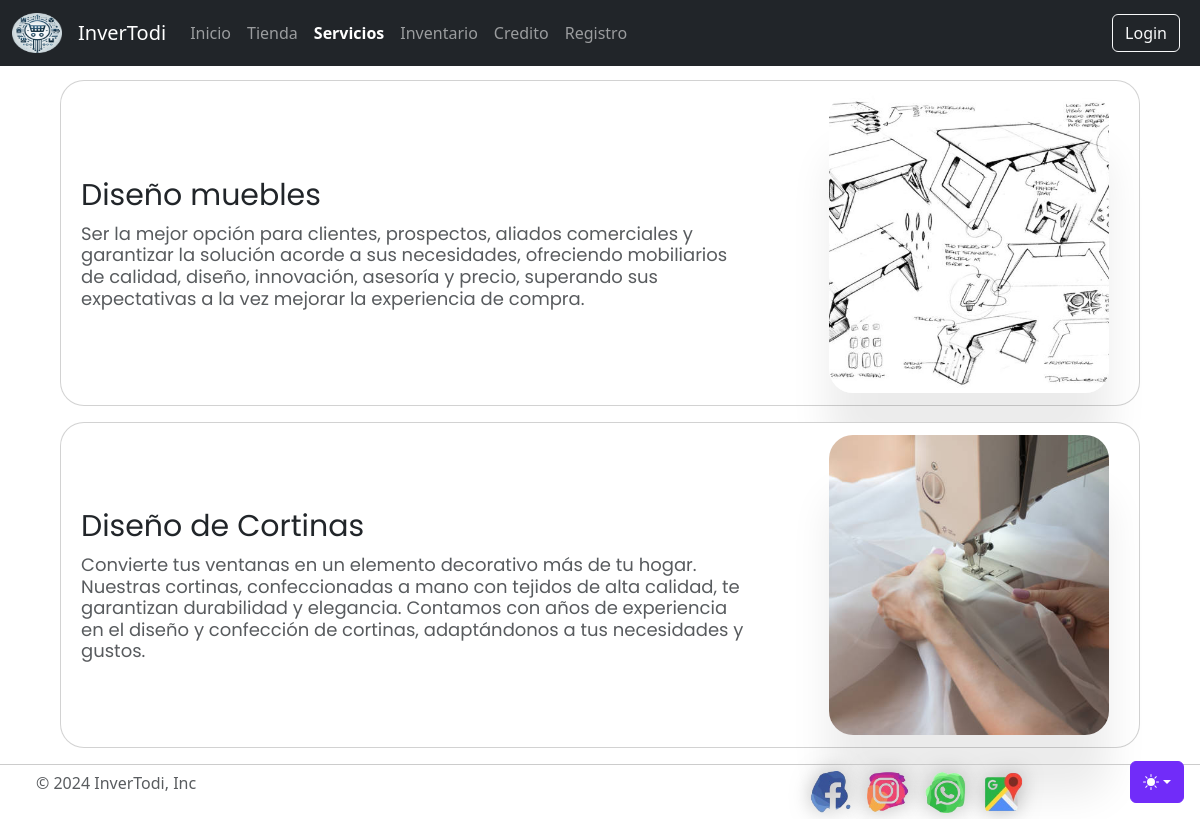
The app's page /servicios/ with its own data.
### servicios/models.py (models this page shows, shortened)
class Servicio(models.Model):
    titulo=models.CharField(max_length=50)
    contenido=models.CharField(max_length=1000)
    imagen=models.ImageField(upload_to='servicios')
    created=models.DateTimeField(auto_now_add=True)
    updated=models.DateTimeField(auto_now_add=True)
    class Meta:
        verbose_name='Servicio'
        verbose_name_plural='Servicios'

### servicios/views.py (the view)
# urls.py: path('servicios/', include('servicios.urls')),
def servicios(request):
    servicios=Servicio.objects.all()
    return render(request,"servicios.html", {"servicios": servicios})

### servicios/templates/servicios.html (shortened to what this page needs)
{% extends "base.html" %}
{% load static %}
{% block content %}
<link rel="stylesheet" href="https://cdnjs.cloudflare.com/ajax/libs/font-awesome/6.5.1/css/all.min.css"/>
<div class="contenedor">
    {% for servicio in servicios %}
        <div class="card-service">
            <img class="card-service-img bd-placeholder-img bd-placeholder-img-lg featurette-image img-fluid mx-auto" width="500" height="500" preserveAspectRatio="xMidYMid slice"  src="{{servicio.imagen.url}}">
            <div>
                <div>
                    <h2>{{servicio.titulo}}</h2>
                    <h3>{{servicio.contenido}}</h3>
                </div>
            </div>
        </div>
    {% endfor %}
{% endblock %}

### appInventodi/static/css/footerNavbar.css (style rules this page uses)
.bd-placeholder-img { font-size: 1.125rem; text-anchor: middle; -webkit-user-select: none; -moz-user-select: none; user-select: none; }
@media (min-width: 768px) { .bd-placeholder-img-lg { font-size: 3.5rem; } }

### appInventodi/static/css/style.css (style rules this page uses)
.bd-placeholder-img { font-size: 1.125rem; text-anchor: middle; -webkit-user-select: none; -moz-user-select: none; user-select: none; }
.contenedor { display: flex; background: var(--gradient); color: #fdfcfd; font-family: "Euclid Circular A", "Poppins"; flex-direction: column; align-items: center; }
.card-service { display: flex ; margin: 1rem 0 0 0; align-items: center; width: 90%; padding: 1% 30px 1% 20px; border-radius: 24px; flex-direction: row-reverse; color: var(--bs-body-color); border: var(--bs-card-border-width) solid var(--bs-card-border-color); --bs-card-border-width: var(--bs-border-width); --bs-card-border-color: var(--bs-border-color-translucent); --bs-card-bg: var(--bs-body-bg); background-color: var(--bs-card-bg); }
.card-service-img { max-width: 280px; width: 36vw; height: 300px; object-fit: cover; border-radius: inherit; box-shadow: 0 60px 40px rgb(0 0 0 / 8%); transition: border-radius 0.3s; }
.card-service h2 { font-size: 30px; font-weight: 400; margin-top: 0; margin-right: 30px; margin-bottom: 10px; }
.card-service h3 { font-size: 18px; font-weight: 400; margin: 0; opacity: 0.75; width: 90%; }
html, body { height: 100%; margin: 0; display: flex; flex-direction: column; }
body { display: flex; flex-direction: column; min-height: 100vh; }
@media (min-width: 768px) { .bd-placeholder-img-lg { font-size: 3.5rem; } }

### appInventodi/static/css/carousel.css (style rules this page uses)
body { padding-top: 3rem; color: rgb(var(--bs-tertiary-color-rgb)); }

### records on screen
Servicio: imagen (picture), titulo "Diseño muebles", contenido "Ser la mejor opción para clientes, prospectos, aliados comerciales y garantizar la solución acorde a sus necesidades, ofreciendo mobiliarios de calidad, diseño, innovación, asesoría y precio, superando sus expectativas a la vez mejorar la experiencia de compra."
Servicio: imagen (picture), titulo "Diseño de Cortinas", contenido "Convierte tus ventanas en un elemento decorativo más de tu hogar. Nuestras cortinas, confeccionadas a mano con tejidos de alta calidad, te garantizan durabilidad y elegancia. Contamos con años de experiencia en el diseño y confección de cortinas, adaptándonos a tus necesidades y gustos."
